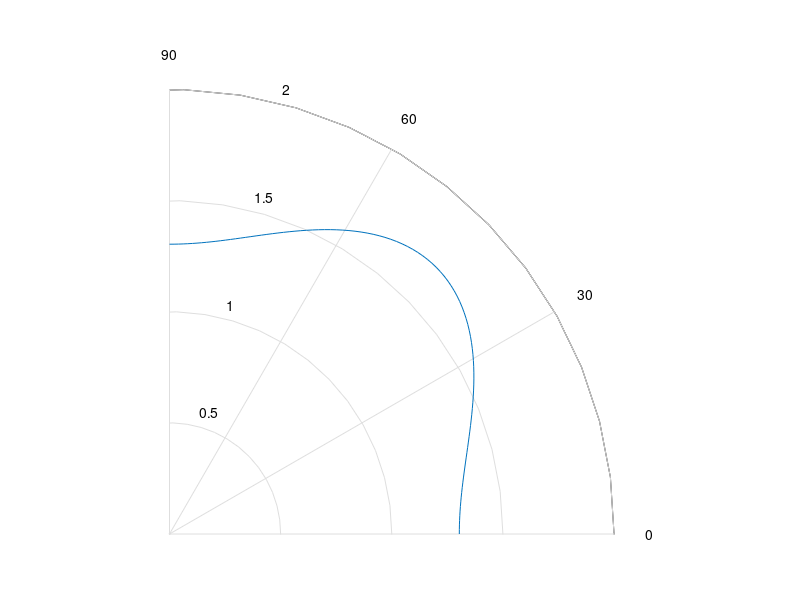
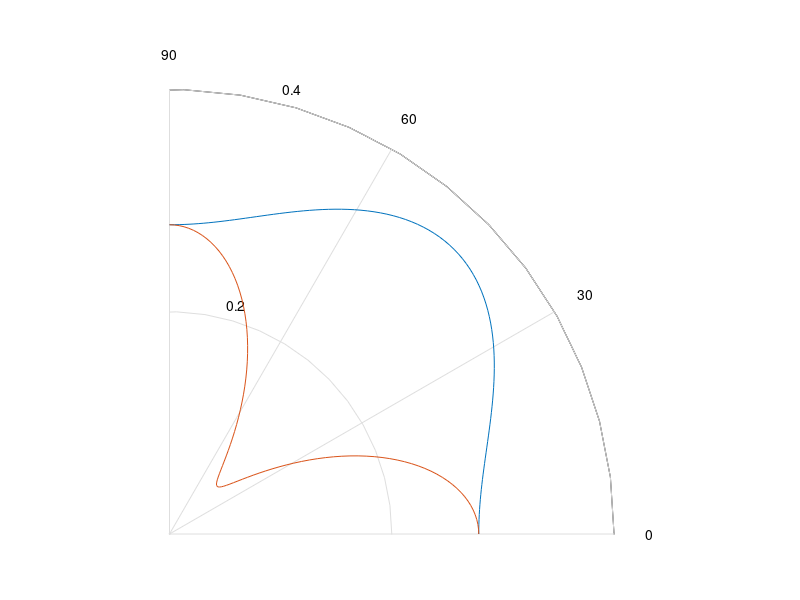

These figures' MATLAB source, in order:
% A Matlab script to calculate silicon Young'g modulus and Poisson's ration in
% any crystal direction. For explation please see the companion tutorial
% at http://www.kaajakari.net/~ville/research/tutorials/elasticity_tutorial.pdf
%
% You may modify this script to your own use and you may distribute this script 
% unmodified. 
% 
% Author: Ville Kaajakari
% Date: 2.4.2003

c1111=1.66;
c1122=0.64;
c2323=0.80;

%Non-zero componenents of Si stiffness tensor in [100] coordinates
Cc(1,1,1,1)=c1111;
Cc(2,2,2,2)=c1111;
Cc(3,3,3,3)=c1111;

Cc(1,1,2,2)=c1122;
Cc(1,1,3,3)=c1122;
Cc(2,2,1,1)=c1122;
Cc(2,2,3,3)=c1122;
Cc(3,3,1,1)=c1122;
Cc(3,3,2,2)=c1122;

Cc(1,3,1,3)=c2323;
Cc(3,1,1,3)=c2323;
Cc(1,3,3,1)=c2323;
Cc(3,1,3,1)=c2323;

Cc(2,3,2,3)=c2323;
Cc(3,2,2,3)=c2323;
Cc(2,3,3,2)=c2323;
Cc(3,2,3,2)=c2323;

Cc(1,2,1,2)=c2323;
Cc(2,1,1,2)=c2323;
Cc(1,2,2,1)=c2323;
Cc(2,1,2,1)=c2323;

N=101;
theta=linspace(0,pi/2,N);
v_angle1=zeros(1,N);
v_angle2=zeros(1,N);

for kk=1:N,
    
    % Rotation matrix
    Q=[
        [cos(theta(kk)) sin(theta(kk)) 0];
        [-sin(theta(kk)) cos(theta(kk)) 0];
        [0 0 1];
    ];
    
    %Carculate stiffness tensor in rotated coordinates
    Crot=zeros(3,3,3,3);
    for i=1:3,
        for j=1:3,
            for k=1:3,
                for l=1:3,
                    for p=1:3,
                        for q=1:3,
                            for r=1:3,
                                for s=1:3,
                                    Crot(i,j,k,l)=Crot(i,j,k,l)+Q(p,i)*Q(q,j)*Q(r,k)*Q(s,l)*Cc(p,q,r,s);     
                                end
                            end
                        end
                    end
                end
            end
        end
    end
    
    Cr=[
        [Crot(1,1,1,1) Crot(1,1,2,2) Crot(1,1,3,3) Crot(1,1,2,3) Crot(1,1,1,3) Crot(1,1,1,2)];
        [Crot(2,2,1,1) Crot(2,2,2,2) Crot(2,2,3,3) Crot(2,2,2,3) Crot(2,2,1,3) Crot(2,2,1,2)];
        [Crot(3,3,1,1) Crot(3,3,2,2) Crot(3,3,3,3) Crot(3,3,2,3) Crot(3,3,1,3) Crot(3,3,1,2)];
        [Crot(3,2,1,1) Crot(3,2,2,2) Crot(3,2,3,3) Crot(2,3,2,3) Crot(2,3,1,2) Crot(2,3,1,2)];
        [Crot(3,1,1,1) Crot(3,1,2,2) Crot(3,1,3,3) Crot(3,1,2,3) Crot(1,3,1,3) Crot(3,1,1,2)];
        [Crot(2,1,1,1) Crot(2,1,2,2) Crot(2,1,3,3) Crot(2,1,2,3) Crot(2,1,1,3) Crot(1,2,1,2)];
    ];
    
    % By definitions
    S=inv(Cr);
    Y_angle(kk)=1/S(1,1);
    v_angle1(kk)=-S(1,2)/S(1,1); % Between two (100)-plane vectors
    v_angle2(kk)=-S(1,3)/S(1,1); % Between (100)-plane vector and [001]-vector
    
end

figure(1);
h=polar(theta,Y_angle);
ha=axis;
axis([0 ha(2) 0 ha(4)]);

figure(2);
polar(theta,v_angle2)
hold on;
polar(theta,v_angle1);
hold off;
ha=axis;
axis([0 ha(2) 0 ha(4)]);
